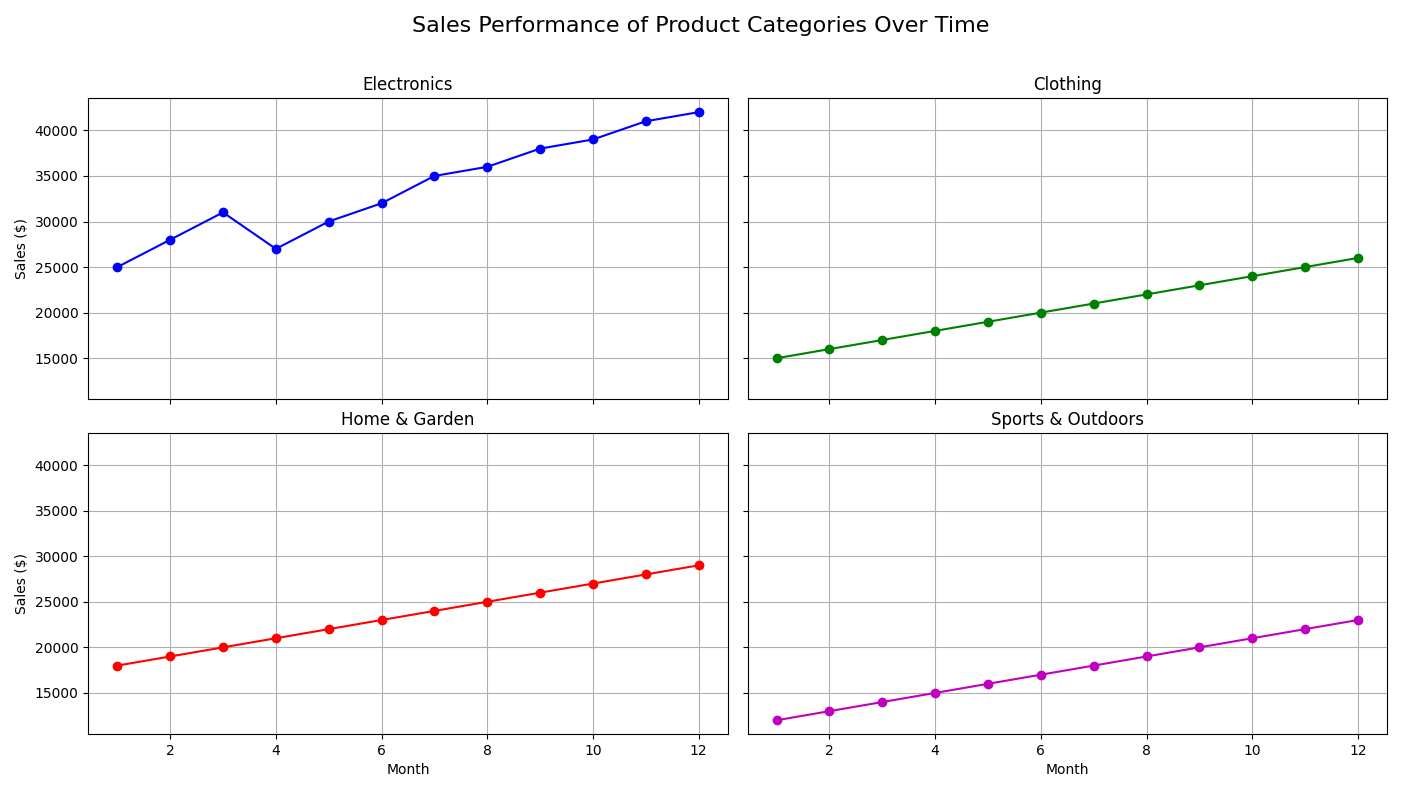

Here is the Python script that generated this plot:
import matplotlib.pyplot as plt
import numpy as np

# Data
months = np.arange(1, 13)
electronics_sales = np.array([25000, 28000, 31000, 27000, 30000, 32000, 35000, 36000, 38000, 39000, 41000, 42000])
clothing_sales = np.array([15000, 16000, 17000, 18000, 19000, 20000, 21000, 22000, 23000, 24000, 25000, 26000])
home_garden_sales = np.array([18000, 19000, 20000, 21000, 22000, 23000, 24000, 25000, 26000, 27000, 28000, 29000])
sports_outdoors_sales = np.array([12000, 13000, 14000, 15000, 16000, 17000, 18000, 19000, 20000, 21000, 22000, 23000])

# Create subplots
fig, axs = plt.subplots(2, 2, figsize=(14, 10), sharex=True, sharey=True)
fig.suptitle('Sales Performance of Product Categories Over Time', fontsize=16)

# Electronics Sales
axs[0, 0].plot(months, electronics_sales, marker='o', color='b')
axs[0, 0].set_title('Electronics')
axs[0, 0].set_ylabel('Sales ($)')
axs[0, 0].grid(True)

# Clothing Sales
axs[0, 1].plot(months, clothing_sales, marker='o', color='g')
axs[0, 1].set_title('Clothing')
axs[0, 1].grid(True)

# Home & Garden Sales
axs[1, 0].plot(months, home_garden_sales, marker='o', color='r')
axs[1, 0].set_title('Home & Garden')
axs[1, 0].set_xlabel('Month')
axs[1, 0].set_ylabel('Sales ($)')
axs[1, 0].grid(True)

# Sports & Outdoors Sales
axs[1, 1].plot(months, sports_outdoors_sales, marker='o', color='m')
axs[1, 1].set_title('Sports & Outdoors')
axs[1, 1].set_xlabel('Month')
axs[1, 1].grid(True)

plt.tight_layout(rect=[0, 0.03, 1, 0.95])
plt.show()
